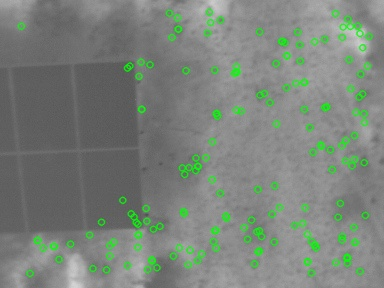

The script that drew this image:
import numpy as np
import cv2
from matplotlib import pyplot as plt

image = cv2.imread('1.jpg', 0)

# Initiate STAR detector
surf = cv2.xfeatures2d.SURF_create()

# find the keypoints & descriptors
kp, des = surf.detectAndCompute(image, None)

# draw only keypoints location,not size and orientation
dummy = np.zeros((1,1))
img2 = cv2.drawKeypoints(image, kp, dummy, color=(0,255,0), flags=0)

cv2.imwrite("surf.jpg", img2)
